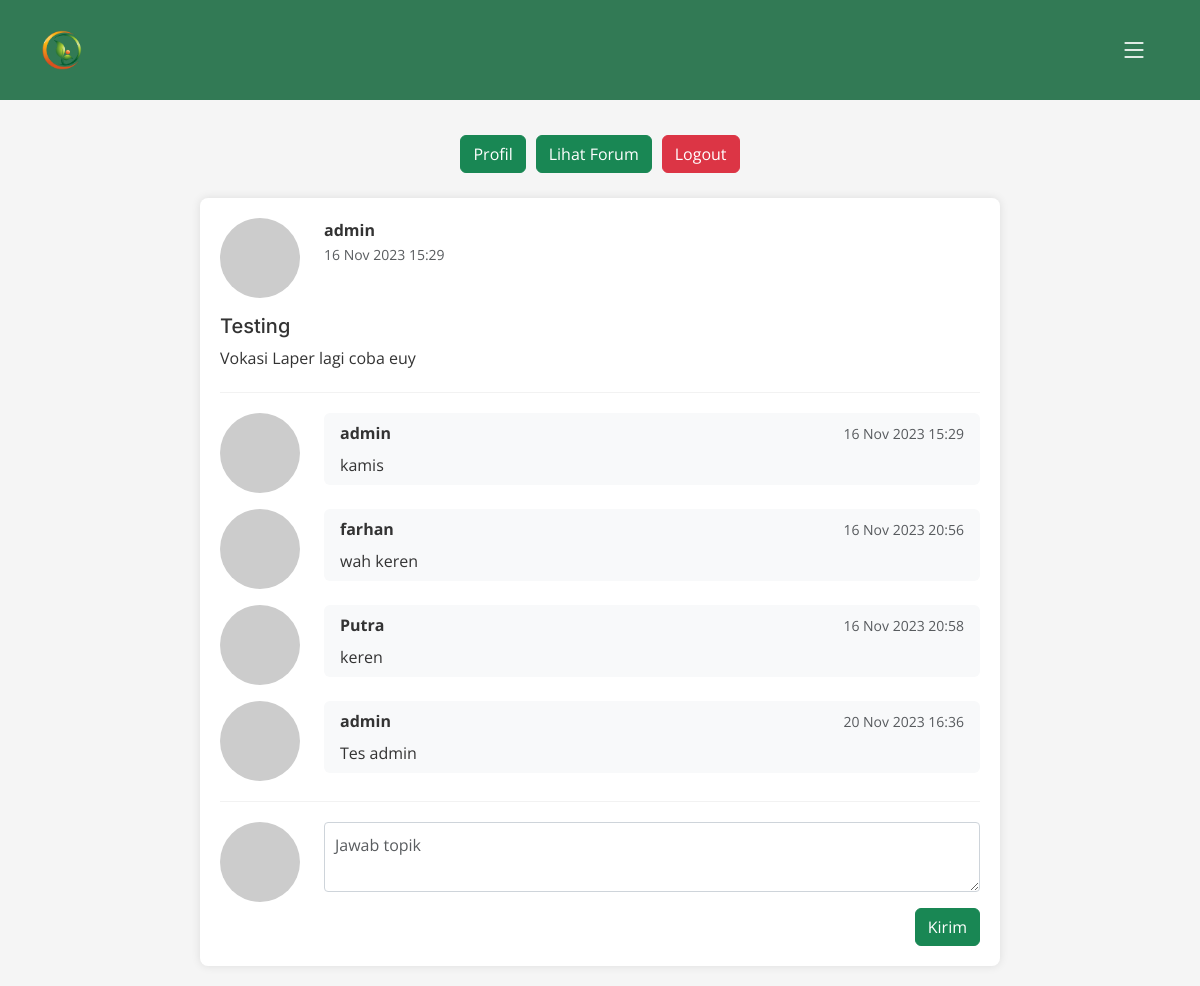
The page /lihat-topik.php?id=6 (signed in) on the database its author committed.
### tables this page shows
CREATE TABLE `topik` (
  `id` int(11) NOT NULL,
  `judul` text NOT NULL,
  `deskripsi` text DEFAULT NULL,
  `tanggal` datetime NOT NULL,
  `id_user` int(11) NOT NULL
);

CREATE TABLE `users` (
  `id` int(11) NOT NULL,
  `nama` varchar(255) NOT NULL,
  `email` varchar(255) NOT NULL,
  `password` varchar(255) NOT NULL
);

CREATE TABLE `komentar` (
  `id` int(11) NOT NULL,
  `komentar` text NOT NULL,
  `tanggal` datetime NOT NULL,
  `id_topik` int(11) NOT NULL,
  `id_user` int(11) NOT NULL
);

### lihat-topik.php (the view, shortened to what this page needs)
<!doctype html>
<html lang="en">
<head>
    <link href="assets/vendor/bootstrap/css/bootstrap.min.css" rel="stylesheet">
    <link href="assets/vendor/bootstrap-icons/bootstrap-icons.css" rel="stylesheet">
    <link href="assets/vendor/fontawesome-free/css/all.min.css" rel="stylesheet">
    <link href="assets/vendor/glightbox/css/glightbox.min.css" rel="stylesheet">
    <link href="assets/vendor/swiper/swiper-bundle.min.css" rel="stylesheet">
    <link href="assets/vendor/aos/aos.css" rel="stylesheet">
    <link href="assets/css/main.css" rel="stylesheet">
  </head>
  <body>
    <?php include 'menu.php';?>
    <div class="container">
      <?php
      if (isset($_GET['id']) && !empty($_GET['id'])) {
        $pdo = require 'koneksi.php';
        $sql = "SELECT topik.*, users.nama, users.email FROM topik
        INNER JOIN users ON topik.id_user=users.id
        WHERE topik.id=:id";
        $query = $pdo->prepare($sql);
        $query->execute(array('id' => $_GET['id']));
        $topik = $query->fetch();
        if (empty($topik)) {
          echo '<p class="text-warning">Topik tidak ditemukan</p>';
        }else {
          ?>
          <div class="row mb-3">
            <div class="col-auto">
              <img src="//www.gravatar.com/avatar/<?php echo md5($topik['email']);?>?s=48&d=monsterid" class="rounded-circle"/>
            </div>
            <div class="col">
              <div class="fw-bold"><?php echo htmlentities($topik['nama']);?></div>
              <small class="text-muted"><?php echo date('d M Y H:i', strtotime($topik['tanggal']));?></small>
            </div>
          </div>
          <h5><?php echo htmlentities($topik['judul']);?></h5>
          <p><?php echo nl2br(htmlentities($topik['deskripsi']));?></p>
          <hr/>
          <?php
          $sql2 = "SELECT komentar.*, users.nama, users.email FROM komentar
          INNER JOIN users ON users.id = komentar.id_user
          WHERE id_topik=:id_topik";
          $query2 = $pdo->prepare($sql2);
          $query2->execute(array(
            'id_topik' => $_GET['id']
          ));
          while($komentar = $query2->fetch()){
          ?>
          <div class="row mb-3">
            <div class="col-auto">
              <img src="//www.gravatar.com/avatar/<?php echo md5($komentar['email']);?>?s=48&d=monsterid" class="rounded-circle"/>
            </div>
            <div class="col">
              <div class="bg-light py-2 px-3 rounded">
                <div class="row gx-2">
                  <div class="col fw-bold">
                    <?php echo htmlentities($komentar['nama']);?>
                  </div>
                  <div class="col-auto">
                  <small class="text-muted"><?php echo date('d M Y H:i', strtotime($komentar['tanggal']));?></small>
                  </div>
                </div>
                <div class="mt-2">
                  <?php echo nl2br(htmlentities($komentar['komentar']));?>
                </div>
              </div>
            </div>
          </div>
          <?php }?>
          <hr/>
          <div class="row">
            <div class="col-auto">
              <img src="//www.gravatar.com/avatar/<?php echo md5($_SESSION['user']['email']);?>?s=48&d=monsterid" class="rounded-circle"/>
            </div>
            <div class="col">
            <form method="POST" action="jawab-topik.php">
              <div class="mb-3">
                <textarea class="form-control" name="komentar" placeholder="Jawab topik"></textarea>
              </div>
              <div class="text-end">
                <button class="btn btn-success" type="submit">Kirim</button>
              </div>
            </form>
            </div>
          </div>
          <?php
        }
      }
      ?>
    </div>
  </body>
</html>

### menu.php (shortened to what this page needs)
<header id="header" class="header d-flex align-items-center fixed-top">
    <div class="container-fluid container-xl d-flex align-items-center justify-content-between">
      <a href="index.html" class="logo d-flex align-items-center">
        <img src="assets/img/logo.png" alt="">
      </a>
      <i class="mobile-nav-toggle mobile-nav-show bi bi-list"></i>
    </div>
  </header>
  <div style="text-align: center; margin-top: 130px;" >
        <?php
        if (!isset($_SESSION['user']) || empty($_SESSION['user'])) {
        ?>
          <button class="btn btn-success <?php echo $__menuAktif == 'registrasi' ? 'active' : ''?>" onclick="window.location.href='daftarforum.php'" >Daftar</button>
          <button class="btn btn-success <?php echo $__menuAktif == 'login' ? 'active' : ''?>" onclick="window.location.href='loginforum.php'">Masuk</button>
        <?php } else {
          echo '<button style="margin: 5px;" class="btn btn-success" onclick="window.location.href=\'profil.php\'">Profil</button>';
          echo '<button style="margin: 5px;" class="btn btn-success" onclick="window.location.href=\'indexforum.php\'">Lihat Forum</button>';
          echo '<button style="margin: 5px;" class="btn btn-danger" onclick="window.location.href=\'logoutforum.php\'">Logout</button>';
        }
        ?>
      </div>

### assets/css/main.css (style rules this page uses)
:root { --font-default: "Open Sans", system-ui, -apple-system, "Segoe UI", Roboto, "Helvetica Neue", Arial, "Noto Sans", "Liberation Sans", sans-serif, "Apple Color Emoji", "Segoe UI Emoji", "Segoe UI Symbol", "Noto Color Emoji"; --font-primary: "Inter", sans-serif; --font-secondary: "Poppins", sans-serif; }
:root { --color-default: #0a0d13; --color-primary: #eb7200; --color-secondary: #025c2e; }
:root { scroll-behavior: smooth; }
body { font-family: var(--font-default); color: var(--color-default); }
a { color: var(--color-primary); text-decoration: none; }
h1, h2, h3, h4, h5, h6 { font-family: var(--font-primary); }
.header { background-color: #0a0d13; transition: all 0.5s; z-index: 997; padding: 30px 0; }
.header .logo img { max-height: 40px; margin-right: 6px; }
@media (max-width: 1279px) { .mobile-nav-show { color: #fff; font-size: 28px; cursor: pointer; line-height: 0; transition: 0.5s; z-index: 9999; margin-right: 10px; } }

### lihat-topik.php (style rules this page uses)
#header { background-color: rgb(2, 92, 46, 0.8); }
body { font-family: 'Open Sans', 'Poppins', 'Inter', sans-serif; background-color: #f5f5f5; color: #333; }
.container { max-width: 800px; margin: 20px auto; padding: 20px; background-color: #fff; box-shadow: 0 0 10px rgba(0, 0, 0, 0.1); border-radius: 8px; }
.row.mb-3 { margin-bottom: 15px; }
.row.mb-3 img.rounded-circle { border-radius: 50%; }
p { line-height: 1.6; }
hr { margin: 20px 0; border: 0; border-top: 1px solid #ccc; }
.bg-light.py-2.px-3.rounded { background-color: #f8f9fa; padding: 10px; border-radius: 8px; }
.mt-2 { margin-top: 10px; }
.form-control { width: 100%; padding: 10px; border-radius: 4px; border: 1px solid #ced4da; background-color: #fff; margin-bottom: 15px; }

### rows shown on the page
topik: id_user.nama "admin", tanggal "16 Nov 2023 15:29", judul "Testing", deskripsi "Vokasi Laper lagi coba euy"
komentar: id_user.nama "admin", tanggal "16 Nov 2023 15:29", komentar "kamis"
komentar: id_user.nama "farhan", tanggal "16 Nov 2023 20:56", komentar "wah keren"
komentar: id_user.nama "Putra", tanggal "16 Nov 2023 20:58", komentar "keren"
komentar: id_user.nama "admin", tanggal "20 Nov 2023 16:36", komentar "Tes admin"
